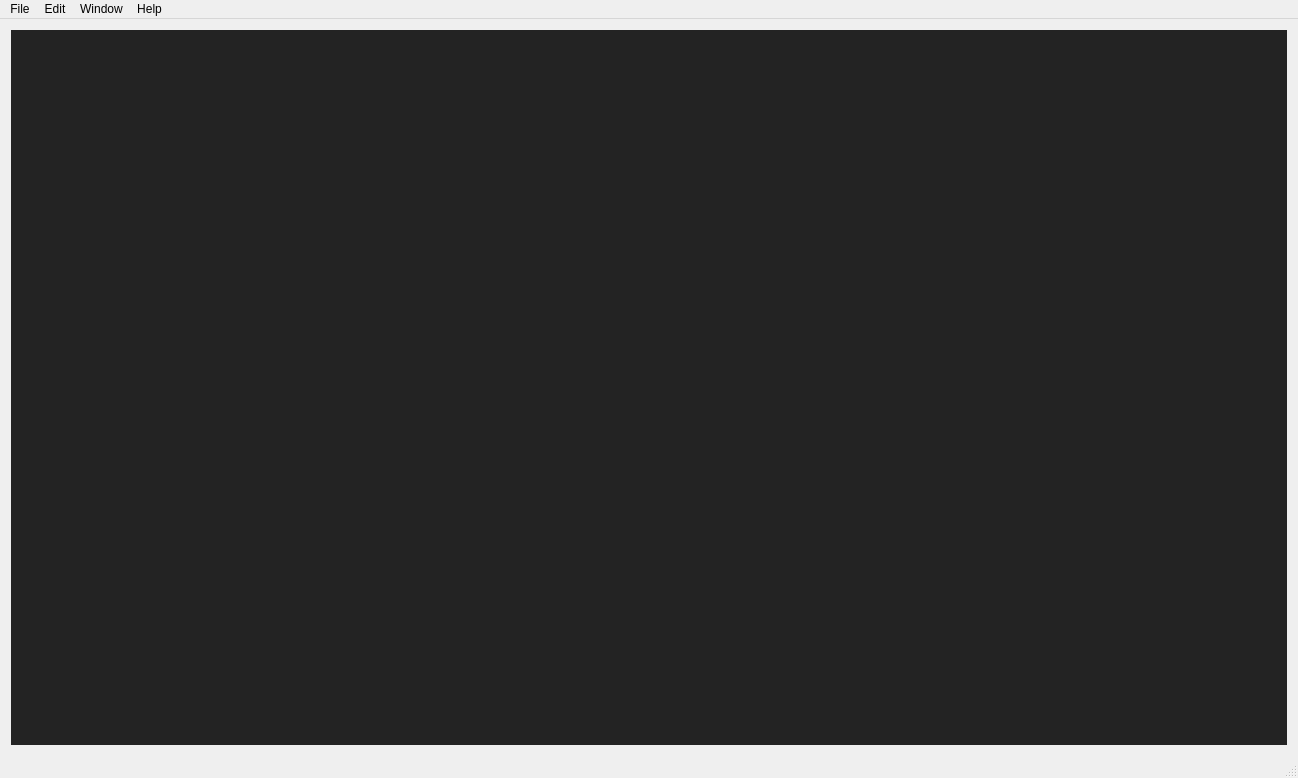
<?xml version="1.0" encoding="UTF-8"?>
<ui version="4.0">
 <class>MainWindow</class>
 <widget class="QMainWindow" name="MainWindow">
  <property name="geometry">
   <rect>
    <x>0</x>
    <y>0</y>
    <width>1298</width>
    <height>778</height>
   </rect>
  </property>
  <property name="acceptDrops">
   <bool>true</bool>
  </property>
  <property name="windowTitle">
   <string>3D Model Viewer</string>
  </property>
  <property name="windowIcon">
   <iconset resource="../ModelViewer.qrc">
    <normaloff>:/icons/res/logo.png</normaloff>:/icons/res/logo.png</iconset>
  </property>
  <widget class="QWidget" name="centralWidget">
   <layout class="QGridLayout" name="gridLayout">
    <item row="0" column="0">
     <widget class="QMdiArea" name="mdiArea">
      <property name="autoFillBackground">
       <bool>false</bool>
      </property>
      <property name="verticalScrollBarPolicy">
       <enum>Qt::ScrollBarPolicy::ScrollBarAsNeeded</enum>
      </property>
      <property name="horizontalScrollBarPolicy">
       <enum>Qt::ScrollBarPolicy::ScrollBarAsNeeded</enum>
      </property>
      <property name="sizeAdjustPolicy">
       <enum>QAbstractScrollArea::SizeAdjustPolicy::AdjustToContents</enum>
      </property>
      <property name="background">
       <brush brushstyle="SolidPattern">
        <color alpha="255">
         <red>35</red>
         <green>35</green>
         <blue>35</blue>
        </color>
       </brush>
      </property>
      <property name="activationOrder">
       <enum>QMdiArea::WindowOrder::ActivationHistoryOrder</enum>
      </property>
      <property name="viewMode">
       <enum>QMdiArea::ViewMode::SubWindowView</enum>
      </property>
      <property name="documentMode">
       <bool>false</bool>
      </property>
      <property name="tabsClosable">
       <bool>false</bool>
      </property>
      <property name="tabsMovable">
       <bool>false</bool>
      </property>
     </widget>
    </item>
   </layout>
  </widget>
  <widget class="QMenuBar" name="menuBar">
   <property name="geometry">
    <rect>
     <x>0</x>
     <y>0</y>
     <width>1298</width>
     <height>33</height>
    </rect>
   </property>
   <widget class="QMenu" name="menuFile">
    <property name="title">
     <string>File</string>
    </property>
    <addaction name="actionNew"/>
    <addaction name="actionOpen"/>
    <addaction name="actionImport"/>
    <addaction name="actionExport"/>
    <addaction name="separator"/>
    <addaction name="actionSave"/>
    <addaction name="actionSave_As"/>
    <addaction name="separator"/>
    <addaction name="actionFileClose"/>
    <addaction name="actionExit"/>
    <addaction name="separator"/>
   </widget>
   <widget class="QMenu" name="menuHelp">
    <property name="title">
     <string>Help</string>
    </property>
    <addaction name="actionQuick_Help"/>
    <addaction name="actionTutorial"/>
    <addaction name="separator"/>
    <addaction name="actionAbout"/>
    <addaction name="actionAbout_Qt"/>
   </widget>
   <widget class="QMenu" name="menuWindows">
    <property name="title">
     <string>Window</string>
    </property>
    <addaction name="actionClose"/>
    <addaction name="actionClose_All"/>
    <addaction name="separator"/>
    <addaction name="actionCascade"/>
    <addaction name="actionTile"/>
    <addaction name="actionTile_Horizontally"/>
    <addaction name="actionTile_Vertically"/>
    <addaction name="separator"/>
    <addaction name="actionNext"/>
    <addaction name="actionPrevious"/>
    <addaction name="separator"/>
   </widget>
   <widget class="QMenu" name="menuEdit">
    <property name="title">
     <string>Edit</string>
    </property>
    <addaction name="actionUndo"/>
    <addaction name="actionRedo"/>
    <addaction name="separator"/>
    <addaction name="actionSettings"/>
   </widget>
   <addaction name="menuFile"/>
   <addaction name="menuEdit"/>
   <addaction name="menuWindows"/>
   <addaction name="menuHelp"/>
  </widget>
  <widget class="QStatusBar" name="statusBar"/>
  <action name="actionExit">
   <property name="icon">
    <iconset theme="application-exit"/>
   </property>
   <property name="text">
    <string>Exit</string>
   </property>
   <property name="statusTip">
    <string>Exit the application</string>
   </property>
  </action>
  <action name="actionAbout">
   <property name="icon">
    <iconset theme="help-about"/>
   </property>
   <property name="text">
    <string>About</string>
   </property>
   <property name="statusTip">
    <string>About the application</string>
   </property>
  </action>
  <action name="actionAbout_Qt">
   <property name="icon">
    <iconset theme="help-about-qt"/>
   </property>
   <property name="text">
    <string>About Qt</string>
   </property>
   <property name="statusTip">
    <string>About the Qt Library</string>
   </property>
  </action>
  <action name="actionNew">
   <property name="icon">
    <iconset theme="document-new"/>
   </property>
   <property name="text">
    <string>New</string>
   </property>
   <property name="statusTip">
    <string>Create a new document window</string>
   </property>
   <property name="shortcut">
    <string>Ctrl+N</string>
   </property>
  </action>
  <action name="actionTile_Horizontally">
   <property name="text">
    <string>Tile Horizontally</string>
   </property>
   <property name="statusTip">
    <string>Tile sub windows horizontally</string>
   </property>
  </action>
  <action name="actionTile_Vertically">
   <property name="text">
    <string>Tile Vertically</string>
   </property>
   <property name="statusTip">
    <string>Tile sub windows vertically</string>
   </property>
  </action>
  <action name="actionCascade">
   <property name="text">
    <string>Cascade</string>
   </property>
   <property name="statusTip">
    <string>Cascade sub windows</string>
   </property>
  </action>
  <action name="actionTile">
   <property name="text">
    <string>Tile</string>
   </property>
   <property name="statusTip">
    <string>Tile sub windows</string>
   </property>
  </action>
  <action name="actionClose">
   <property name="icon">
    <iconset theme="window-close"/>
   </property>
   <property name="text">
    <string>Close</string>
   </property>
  </action>
  <action name="actionClose_All">
   <property name="icon">
    <iconset theme="window-close-all"/>
   </property>
   <property name="text">
    <string>Close All</string>
   </property>
  </action>
  <action name="actionNext">
   <property name="icon">
    <iconset theme="window-next"/>
   </property>
   <property name="text">
    <string>Next</string>
   </property>
  </action>
  <action name="actionPrevious">
   <property name="icon">
    <iconset theme="window-previous"/>
   </property>
   <property name="text">
    <string>Previous</string>
   </property>
  </action>
  <action name="actionOpen">
   <property name="icon">
    <iconset theme="document-open"/>
   </property>
   <property name="text">
    <string>Open</string>
   </property>
   <property name="statusTip">
    <string>Open an existing model</string>
   </property>
   <property name="shortcut">
    <string>Ctrl+O</string>
   </property>
  </action>
  <action name="actionImport">
   <property name="icon">
    <iconset theme="document-import"/>
   </property>
   <property name="text">
    <string>Import</string>
   </property>
   <property name="statusTip">
    <string>Import a model into the current document</string>
   </property>
   <property name="shortcut">
    <string>Ctrl+I</string>
   </property>
  </action>
  <action name="actionSave">
   <property name="icon">
    <iconset theme="document-save"/>
   </property>
   <property name="text">
    <string>Save</string>
   </property>
   <property name="statusTip">
    <string>Save the current document</string>
   </property>
  </action>
  <action name="actionSave_As">
   <property name="icon">
    <iconset theme="document-save-as"/>
   </property>
   <property name="text">
    <string>Save As</string>
   </property>
   <property name="statusTip">
    <string>Save the current document as another file name</string>
   </property>
  </action>
  <action name="actionUndo">
   <property name="icon">
    <iconset theme="edit-undo"/>
   </property>
   <property name="text">
    <string>Undo</string>
   </property>
   <property name="statusTip">
    <string>Undo the last action</string>
   </property>
   <property name="shortcut">
    <string>Ctrl+Z</string>
   </property>
  </action>
  <action name="actionRedo">
   <property name="icon">
    <iconset theme="edit-redo"/>
   </property>
   <property name="text">
    <string>Redo</string>
   </property>
   <property name="statusTip">
    <string>Redo the last action</string>
   </property>
   <property name="shortcut">
    <string>Ctrl+Y</string>
   </property>
  </action>
  <action name="actionFileClose">
   <property name="icon">
    <iconset theme="document-close"/>
   </property>
   <property name="text">
    <string>Close</string>
   </property>
   <property name="statusTip">
    <string>Close the current file</string>
   </property>
  </action>
  <action name="actionExport">
   <property name="text">
    <string>Export</string>
   </property>
   <property name="shortcut">
    <string>Ctrl+E</string>
   </property>
  </action>
  <action name="actionClear_UV_Prompt_Settings">
   <property name="text">
    <string>Clear UV Prompt Settings</string>
   </property>
  </action>
  <action name="actionSettings">
   <property name="text">
    <string>Settings</string>
   </property>
  </action>
  <action name="actionQuick_Help">
   <property name="text">
    <string>Quick Help</string>
   </property>
   <property name="shortcut">
    <string>F1</string>
   </property>
  </action>
  <action name="actionTutorial">
   <property name="text">
    <string>Tutorial</string>
   </property>
   <property name="shortcut">
    <string>Ctrl+F1</string>
   </property>
  </action>
 </widget>
 <layoutdefault spacing="6" margin="11"/>
 <resources>
  <include location="../ModelViewer.qrc"/>
 </resources>
 <connections/>
</ui>
